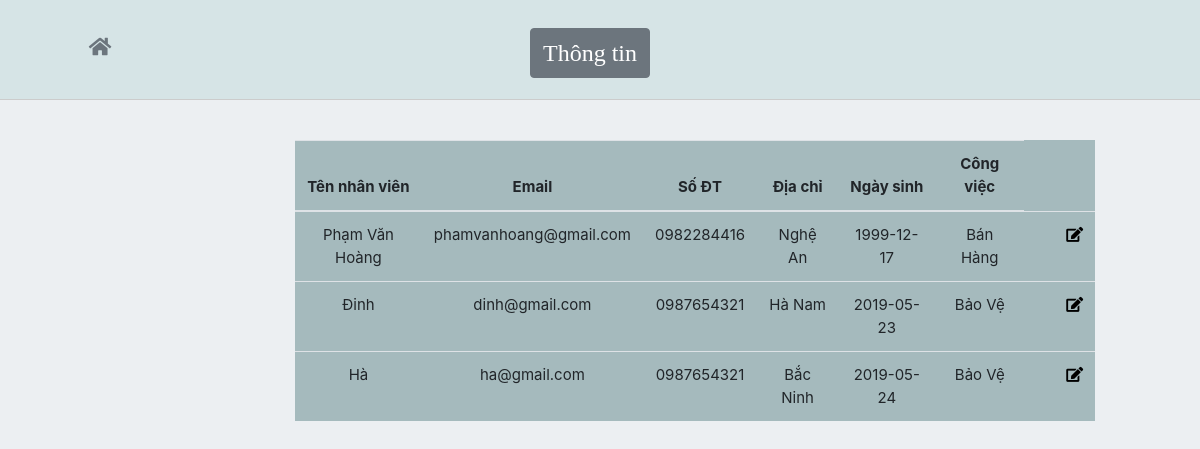
The page /SHOP/PHP/caidat.php on the database its author committed.
### tables this page shows
CREATE TABLE `nhanvien` (
  `id` int(11) NOT NULL,
  `name` varchar(100) DEFAULT NULL,
  `email` varchar(100) DEFAULT NULL,
  `phone` char(15) DEFAULT NULL,
  `address` varchar(100) DEFAULT NULL,
  `password` varchar(50) DEFAULT NULL,
  `gioitinh` varchar(100) DEFAULT NULL,
  `birthday` date DEFAULT NULL,
  `congviec` varchar(255) NOT NULL
);

### SHOP/PHP/caidat.php (the view, shortened to what this page needs)
<!DOCTYPE html>
<html lang="en">
<head>
	<link rel="stylesheet" type="text/css" href="../CSS/hientrangkho.css">
	<link rel="stylesheet" href="https://cdnjs.cloudflare.com/ajax/libs/font-awesome/4.7.0/css/font-awesome.min.css">
	<link rel='stylesheet' href='https://use.fontawesome.com/releases/v5.7.0/css/all.css'>
	<link rel="stylesheet" href="https://maxcdn.bootstrapcdn.com/bootstrap/4.3.1/css/bootstrap.min.css">
</head>
<body>
	<div class="container-fluid">
		<div class="row text-center" style="border-bottom: 1px solid #ccc; background: #d6e4e6; height: 100px;">
			<div class="col-md-2" style="padding-top: 32px;">
				<a href="trangchu.php" style="font-size: 20px;" class="text-secondary">
         			<i class="fa fa-home"></i>
        		</a>
			</div>
			<div class="col-md-10">
				<button class="btn btn-secondary" style="font-size: 24px; font-family: cursive; margin-top: 28px; margin-left: -220px;">Thông tin</button>
			</div>
		</div>
		<div class="row text-center" style="margin-top: 40px; padding-left: 280px;">
			<div class="col-md-12">
				<table class="table table-hover text-center" style="background: #a5babd; width: 800px; font-size: 15px;">
					<thead>
						<tr>
							<th>Tên nhân viên</th>
							<th>Email</th>
							<th>Số ĐT</th>
							<th>Địa chỉ</th>
							<th>Ngày sinh</th>
							<th>Công việc</th>
						</tr>
					</thead>
					<tbody>
						<?php
							$con = mysqli_connect('127.0.0.1', 'root', '', '_user');
							mysqli_set_charset($con, 'UTF8');
							$sql = "SELECT * FROM nhanvien";
							$query = mysqli_query($con, $sql);
							$num = mysqli_num_rows($query);
							if($num > 0)
							{
								while($row = mysqli_fetch_array($query))
								{
						?>
							<tr>
								<td><?php echo $row['name'];?></td>
								<td><?php echo $row['email'];?></td>
								<td><?php echo $row['phone'];?></td>
								<td><?php echo $row['address'];?></td>
								<td><?php echo $row['birthday'];?></td>
								<td><?php echo $row['congviec'];?></td>
								<td><a href="sua.php?id=<?php echo $row['id']?>" title="Chỉnh sửa"><i style="margin-left: 30px; color: black;" class="fa fa-pencil-square-o"></i></a></td>
							</tr>
						<?php
								}
							}
						?>
					</tbody>
				</table>
			</div>
		</div>
	</div>
</body>
</html>

### SHOP/CSS/hientrangkho.css (style rules this page uses)
.container-fluid { background: #eceff2; margin-top: -40px; padding-top: 40px; height: 1000px; width: 1330px; }

### rows shown on the page
nhanvien: name "Phạm Văn Hoàng", email "phamvanhoang@gmail.com", phone "0982284416", address "Nghệ An", birthday "1999-12-17", congviec "Bán Hàng"
nhanvien: name "Đinh", email "dinh@gmail.com", phone "0987654321", address "Hà Nam", birthday "2019-05-23", congviec "Bảo Vệ"
nhanvien: name "Hà", email "ha@gmail.com", phone "0987654321", address "Bắc Ninh", birthday "2019-05-24", congviec "Bảo Vệ"
